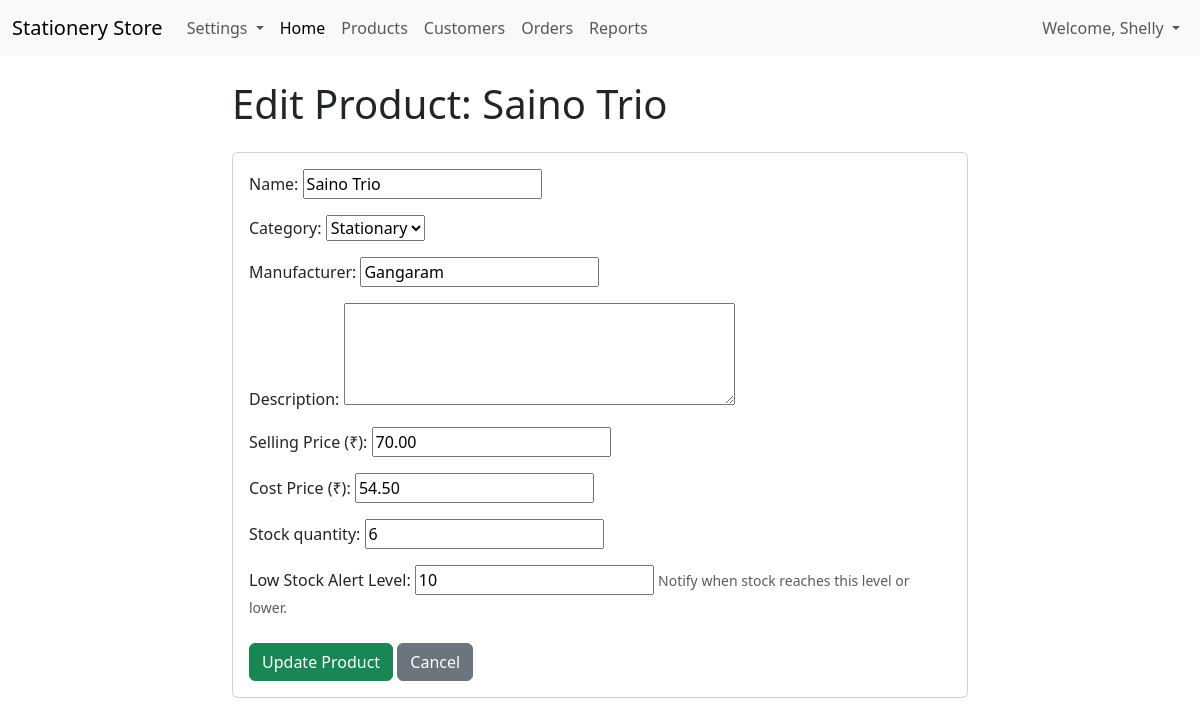
Page /inventory/product/3/edit/ (signed in) on the committed database.
### inventory/models.py (models this page shows, shortened)
class Product(models.Model):
    category = models.ForeignKey(Category, related_name='products', on_delete=models.SET_NULL, null=True, blank=True)
    name = models.CharField(max_length=200)
    description = models.TextField(blank=True, null=True)
    selling_price = models.DecimalField(max_digits=10, decimal_places=2)
    cost_price = models.DecimalField(max_digits=10, decimal_places=2, null=True, blank=True)
    manufacturer = models.CharField(max_length=100, blank=True, null=True)
    stock_quantity = models.IntegerField(default=0)
    low_stock_threshold = models.PositiveIntegerField(default=5, help_text="Notify when stock reaches this level or lower.") # <-- ADD THIS LINE
    created_at = models.DateTimeField(auto_now_add=True)
    updated_at = models.DateTimeField(auto_now=True)

### inventory/views.py (the view)
# urls.py: path('product/<int:pk>/edit/', views.product_edit_view, name='product_edit'),
def product_edit_view(request, pk):
    if not (user_in_group(request.user, 'Manager') or request.user.is_superuser):
        raise PermissionDenied
    product = get_object_or_404(Product, pk=pk)
    if request.method == 'POST':
        form = ProductForm(request.POST, instance=product) # *** Key difference: Pass instance=product ***
        if form.is_valid():
            updated_product = form.save()
            messages.success(request, f"Product '{updated_product.name}' updated successfully!")
            return redirect('inventory:product_detail', pk=updated_product.pk)
        else:
            messages.error(request, "Please correct the errors below.")
    else:
        form = ProductForm(instance=product) # *** Key difference: Pass instance=product ***
    context = {
        'form': form,
        'form_title': f'Edit Product: {product.name}', # Dynamic title
        'product': product # Pass product object for potential use in template (e.g., delete button later)
    }
    return render(request, 'inventory/product_form.html', context)

### inventory/forms.py
class ProductForm(forms.ModelForm):
    description = forms.CharField(widget=forms.Textarea(attrs={'rows': 4}), required=False)
    class Meta:
        model = Product # Specify which model this form is for
        fields = [
            'name',
            'category',
            'manufacturer',
            'description',
            'selling_price',
            'cost_price',
            'stock_quantity',
            'low_stock_threshold',
        ]
        labels = {
            'selling_price': 'Selling Price (₹)',
            'cost_price': 'Cost Price (₹)',
            'low_stock_threshold': 'Low Stock Alert Level',
        }
        widgets = {
             'selling_price': forms.NumberInput(attrs={'step': '0.01'}), # HTML5 number input
             'cost_price': forms.NumberInput(attrs={'step': '0.01'}),
             'stock_quantity': forms.NumberInput(attrs={'min': '0'}),
             'low_stock_threshold': forms.NumberInput(attrs={'min': '0'}),
        }

### inventory/models.py (called while the page is built)
    def __str__(self):
        return self.name

### inventory/views.py (called while the page is built)
def user_in_group(user, group_name):
     return user.groups.filter(name=group_name).exists()

### inventory/templates/inventory/product_form.html (shortened to what this page needs)
{% extends "base.html" %}
{% block content %}
  <div class="row justify-content-center">
    <div class="col-md-8">
      <h1 class="mb-4">{{ form_title }}</h1>
      <div class="card">
        <div class="card-body">
          <form method="post" novalidate>
            {% for field in form %}
              <div class="mb-3">
                {{ field.label_tag }}
                {{ field }}
                {% if field.help_text %}
                  <small class="form-text text-muted">{{ field.help_text }}</small>
                {% endif %}
              </div>
            {% endfor %}
            <div class="mt-4">
              <button type="submit" class="btn btn-success">
                  {% if product %}Update Product{% else %}Save New Product{% endif %}
              </button>
              <a href="{% if product %}{% url 'inventory:product_detail' pk=product.pk %}{% else %}{% url 'inventory:product_list' %}{% endif %}" class="btn btn-secondary">Cancel</a>
            </div>
          </form>
        </div>
      </div>
    </div>
  </div>
{% endblock %}

### templates/base.html (shortened to what this page needs)
<!doctype html>
<html lang="en">
  <head>
    {% load auth_extras %}
    <link href="https://cdn.jsdelivr.net/npm/bootstrap@5.3.5/dist/css/bootstrap.min.css" rel="stylesheet">
  </head>
  <body>
    <nav class="navbar navbar-expand-lg navbar-light bg-light mb-4">
      <div class="container-fluid">
        <a class="navbar-brand" href="{% url 'dashboard:dashboard_home' %}">Stationery Store</a>
        <div class="collapse navbar-collapse" id="navbarNav">
            <ul class="navbar-nav">
            {% if user.is_authenticated %}
              {% if user.is_superuser or user|has_group:"Manager" %}
              <li class="nav-item dropdown">
                 <a class="nav-link dropdown-toggle" href="#" id="settingsDropdown" role="button" data-bs-toggle="dropdown" aria-expanded="false">
                   Settings
                 </a>
               </li>
               {% endif %}
           {% endif %}
              <li class="nav-item">
                <a class="nav-link active" aria-current="page" href="#">Home</a>
              </li>
              <li class="nav-item">
                 <a class="nav-link" href="{% url 'inventory:product_list' %}">Products</a>
              </li>
              <li class="nav-item">
                 <a class="nav-link" href="{% url 'customers:customer_list' %}">Customers</a>
              </li>
              <li class="nav-item">
                <a class="nav-link" href="{% url 'orders:order_list' %}">Orders</a>
             </li>
             {% if user.is_authenticated %}
        {% if user.is_superuser or user|has_group:"Manager" %}
          <li class="nav-item">
             <a class="nav-link" href="{% url 'reports:sales_summary' %}">Reports</a>
          </li>
        {% endif %}
     {% endif %}
            </ul>
        <ul class="navbar-nav ms-auto mb-2 mb-lg-0">
             {% if user.is_authenticated %}
                <li class="nav-item dropdown">
                  <a class="nav-link dropdown-toggle" href="#" id="userDropdown" role="button" data-bs-toggle="dropdown" aria-expanded="false">
                    Welcome, {{ user.get_full_name|default:user.username }}
                  </a>
                </li>
            {% else %}
                <li class="nav-item">
                    <a class="nav-link" href="{% url 'login' %}?next={{ request.path|urlencode }}">Login</a>
                </li>
            {% endif %}
        </ul>
        </div>
      </div>
    </nav>
    <main class="container">
        {% block content %}
        {% endblock %}
      </main>
  </body>
</html>

### rows in the picture
Product: form "Saino Trio" "Stationary" "Gangaram" "70.00" "54.50" "6" "10"

### other values in the picture
{{ user.get_full_name|default:user.username }} "Shelly"
{{ field.label_tag }} "Name:" "Category:" "Manufacturer:" "Description:" "Selling Price (₹):" "Cost Price (₹):" "Stock quantity:" "Low Stock Alert Level:"
{{ field.help_text }} "Notify when stock reaches this level or lower."
